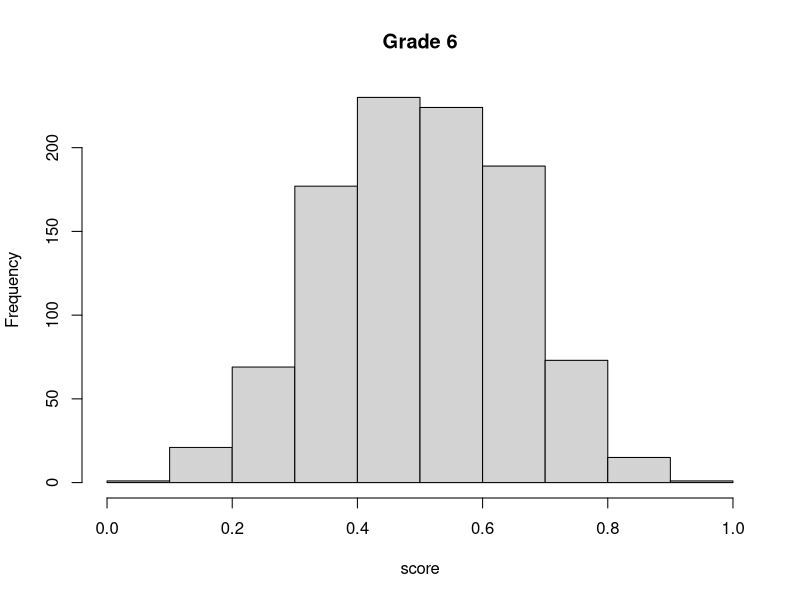
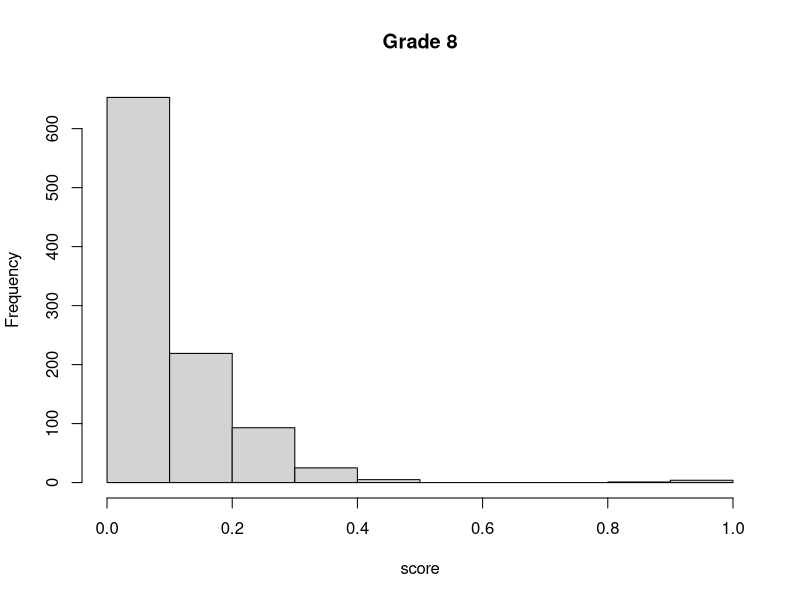
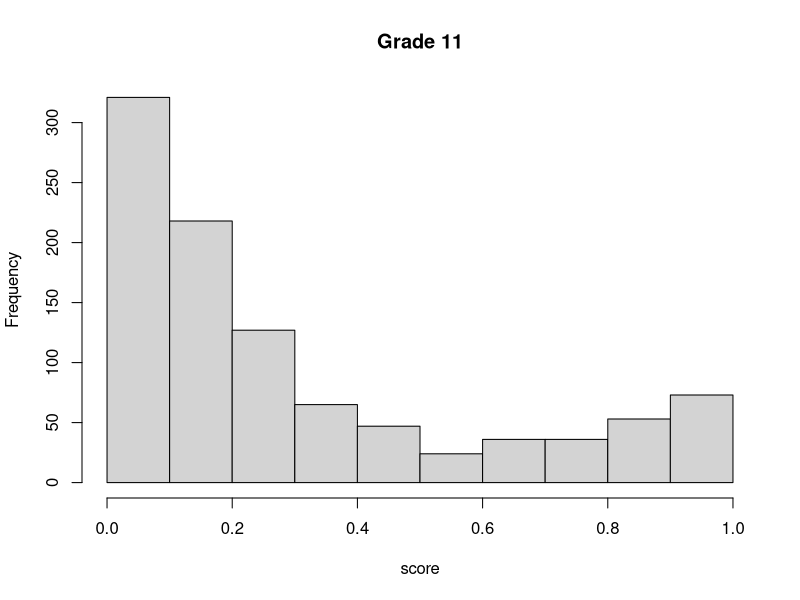

Write R code to recreate these figures, in order.
#####################################################
#
# Interpreting Histograms
#
#####################################################

# Read in the testing2.csv data
score1 <- read.csv("../DataSets/Testing2.csv", header = TRUE)
head(score1)

# Grade 6
hist(score1$Grade6,
     main = 'Grade 6',
     xlab = 'score')

# Four things to worry about.
# 1 shape (symmetric, skewed, bimodal)
# 2 center
# 3 spread
# 4 Unusual Features, gaps, extreme values

# For Grade 6
# Symmetric
# Center about 1/2
# Spread from 0 to 1. Range = 1
# No unusual features

# Grade 8
hist(score1$Grade8,
     main = 'Grade 8',
     xlab = 'score')

# For Grade 8
# Skewed Right
# Center about .19
# Spread from 0 to 1. Range = 1
# Gap betweeen .6 and .7 and extreme values near 1.

# Grade 8
hist(score1$Grade11,
     main = 'Grade 11',
     xlab = 'score')

# For Grade 11
# Bimodal
# Center about .37
# Spread from 0 to 1. Range = 1
# Middle Values are less likely
